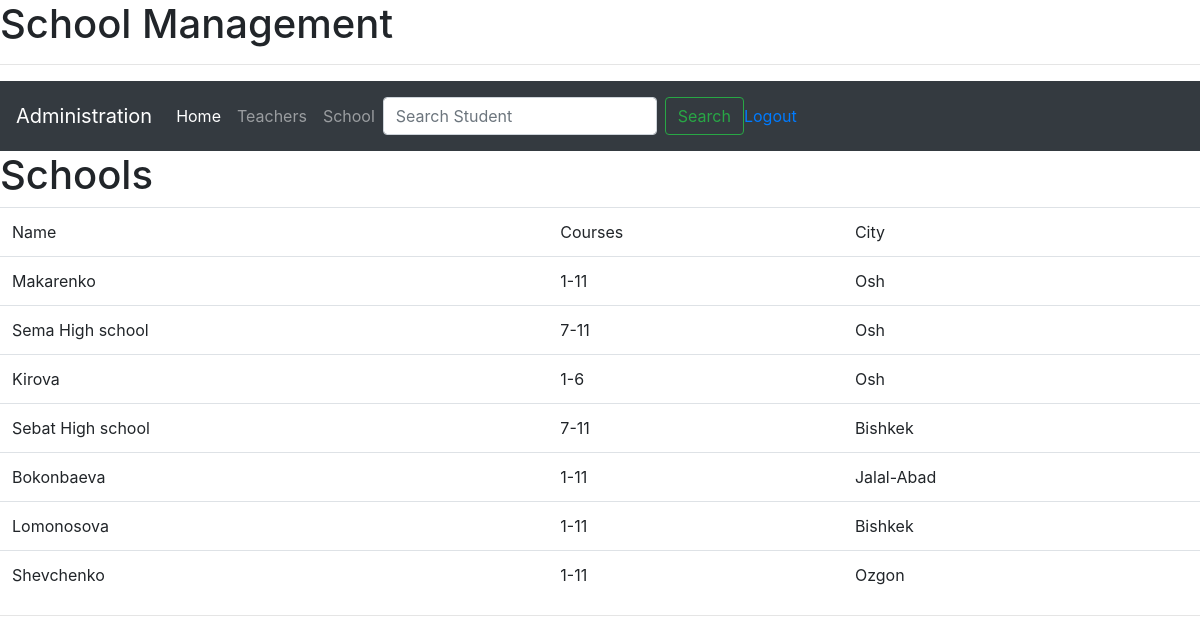
Screenshot of /schools/ (signed in) with the database file from the repository.
### school/models.py (models this page shows, shortened)
class School(models.Model):
    name = models.CharField(max_length=150)
    courses = models.CharField(max_length=100)
    city = models.CharField(max_length=100)

### school/views.py (the view)
# urls.py: path('schools/', views.schoolname, name="schools"),
@login_required(login_url='login')
def schoolname(request):
    schools = School.objects.all()
    context = {'schools': schools}
    return render(request, 'school/schools.html', context)

### school/templates/school/schools.html
{% extends 'school/base.html' %}
{% block content %}
<h1>Schools</h1>
<table class="table">
    <td>Name</td>
    <td>Courses</td>
    <td>City</td>
    {% for i in schools %}
        <tr>
            <td>{{i.name}}</td>
            <td>{{i.courses}}</td>
            <td>{{i.city}}</td>
        </tr>
    {% endfor %}
</table>
{% endblock %}

### rows the page displays
School: name "Makarenko", courses "1-11", city "Osh"
School: name "Sema High school", courses "7-11", city "Osh"
School: name "Kirova", courses "1-6", city "Osh"
School: name "Sebat High school", courses "7-11", city "Bishkek"
School: name "Bokonbaeva", courses "1-11", city "Jalal-Abad"
School: name "Lomonosova", courses "1-11", city "Bishkek"
School: name "Shevchenko", courses "1-11", city "Ozgon"
